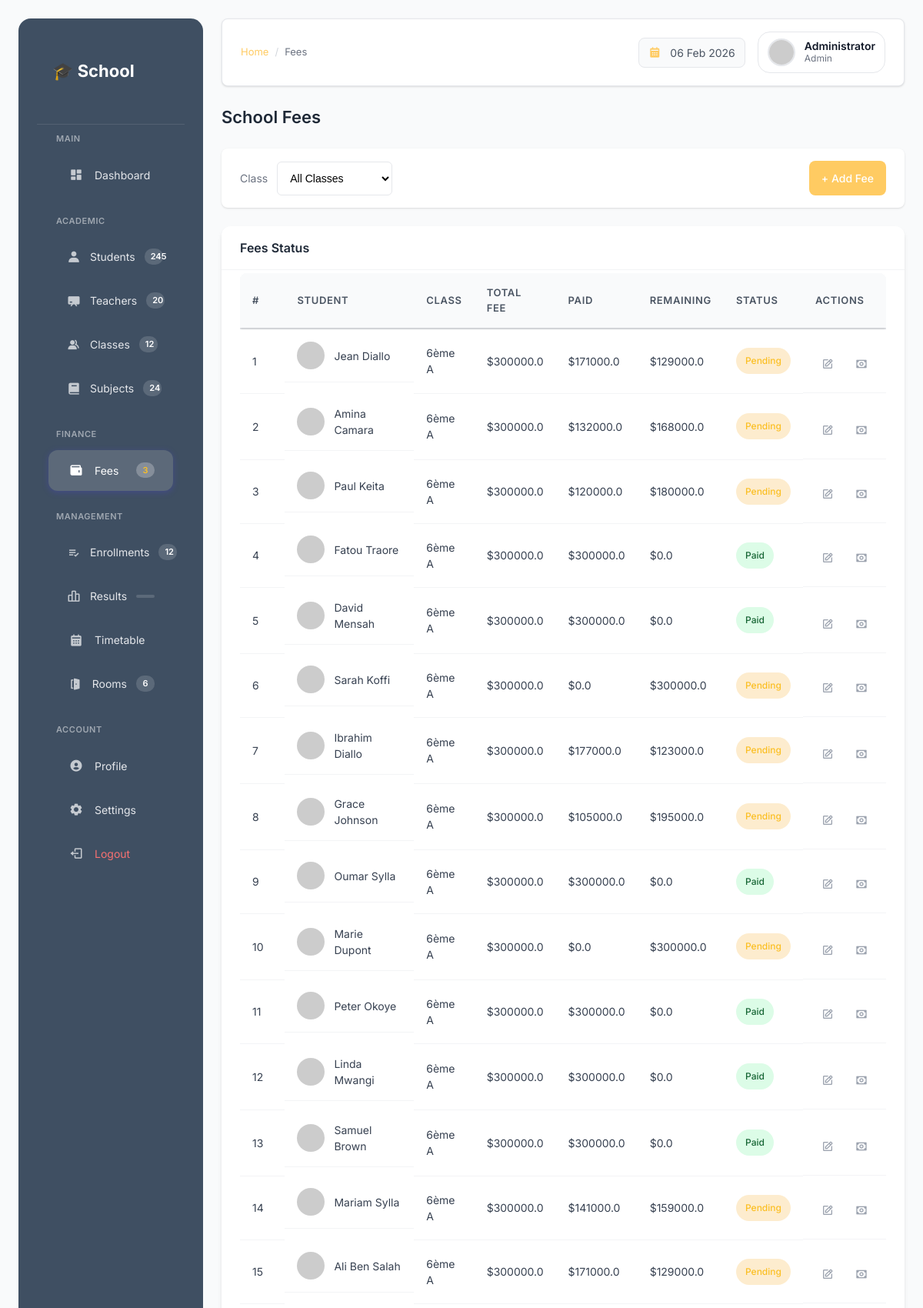
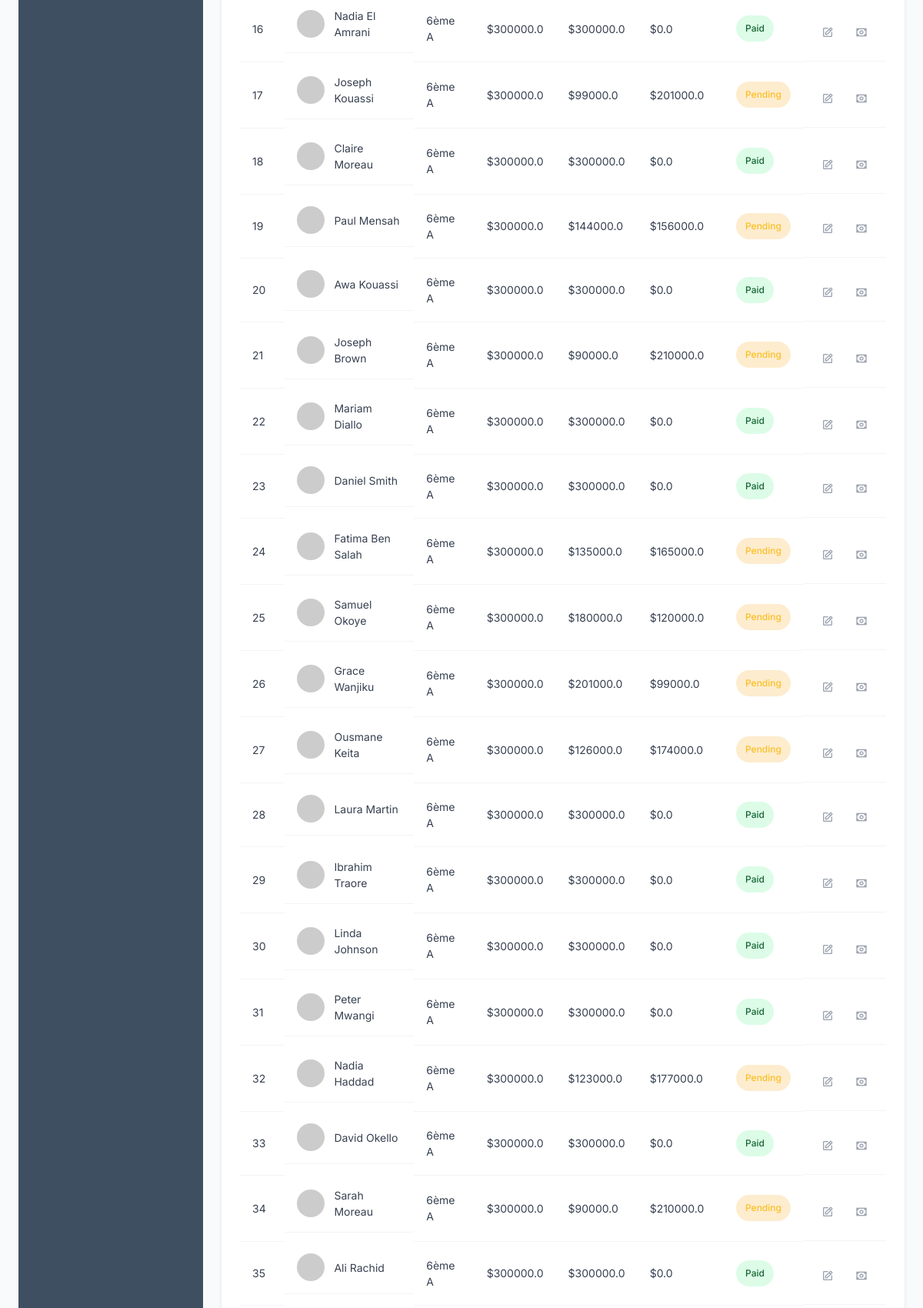
Page /fees (signed in, upper part) on the committed database (2 pictures, top to bottom).
### tables this page shows
CREATE TABLE fees (
    id INTEGER PRIMARY KEY AUTOINCREMENT,
    student_id INTEGER NOT NULL,
    class_id INTEGER NOT NULL,
    total_fee REAL NOT NULL,
    amount_paid REAL DEFAULT 0,
    payment_mode TEXT,
    status TEXT DEFAULT 'Unpaid',

    FOREIGN KEY(student_id) REFERENCES students(id),
    FOREIGN KEY(class_id) REFERENCES classes(id)
);

CREATE TABLE students (
    id INTEGER PRIMARY KEY AUTOINCREMENT,
    name TEXT NOT NULL,
    matricule TEXT UNIQUE NOT NULL,
    date_of_birth TEXT,
    gender TEXT
);

CREATE TABLE classes (
    id INTEGER PRIMARY KEY AUTOINCREMENT,
    name TEXT NOT NULL,
    level TEXT NOT NULL
);

### app.py (the view)
@app.route("/fees")
@login_required
def fees():
    conn = get_db_connection()
    fees_data = conn.execute("""
        SELECT f.id,
               s.name AS student_name,
               s.id as student_id,
               c.name AS class_name,
               f.total_fee,
               f.amount_paid,
               (f.total_fee - f.amount_paid) AS remaining,
               f.payment_mode,
               f.status
        FROM fees f
        JOIN students s ON f.student_id = s.id
        JOIN classes c ON f.class_id = c.id
    """).fetchall()
    classes_list = conn.execute("SELECT id, name FROM classes").fetchall()
    conn.close()
    return render_template("fees.html",
                         fees=fees_data,
                         classes=classes_list,
                         page_title="Fees",
                         page_heading="Fees")

### app.py (called while the page is built)
def get_db_connection():
    conn = sqlite3.connect(DB_PATH)
    conn.row_factory = sqlite3.Row
    return conn

def login_required(f):
    @wraps(f)
    def decorated_function(*args, **kwargs):
        if not session.get("admin_logged_in"):
            return redirect(url_for("login"))
        return f(*args, **kwargs)
    return decorated_function

@app.context_processor
def inject_date():
    return {"current_date": datetime.now().strftime("%d %b %Y")}

### templates/fees.html (shortened to what this page needs)
{% extends "base.html" %}
{% block breadcrumb %}Fees{% endblock %}
{% block content %}
<div class="page-header">
    <h2>School Fees</h2>
</div>
<div class="filter-bar">
    <div class="filter-group">
        <label>Class</label>
        <select>
            <option>All Classes</option>
        </select>
    </div>
    <a href="{{ url_for('add_fee') }}" class="btn btn-primary">
    + Add Fee
    </a>
</div>
<div class="card">
    <div class="card-header">
        Fees Status
    </div>
    <div class="card-body">
        <div class="table-container">
        <table class="table">
            <thead>
                <tr>
                    <th>#</th>
                    <th>Student</th>
                    <th>Class</th>
                    <th>Total Fee</th>
                    <th>Paid</th>
                    <th>Remaining</th>
                    <th>Status</th>
                    <th class="text-right">Actions</th>
                </tr>
            </thead>
            <tbody>
                {% for fee in fees %}
                <tr>
                    <td>{{ fee.id }}</td>
                    <td class="user-cell">
                        <img src="https://i.pravatar.cc/40?u={{ fee.student_id }}"
                             alt="{{ fee.student_name }}">
                        <span>{{ fee.student_name }}</span>
                    </td>
                    <td>{{ fee.class_name }}</td>
                    <td>${{ fee.total_fee }}</td>
                    <td>${{ fee.amount_paid }}</td>
                    <td>${{ fee.remaining }}</td>
                    <td>
                        {% if fee.remaining == 0 %}
                            <span class="badge badge-success">Paid</span>
                        {% else %}
                            <span class="badge badge-warning">Pending</span>
                        {% endif %}
                    </td>
                    <td class="action-icons">
                        <a href="{{ url_for('edit_fee', id=fee.id) }}"
                           class="edit" title="Edit">
                            <i class='bx bx-edit'></i>
                        </a>
                        <a href="{{ url_for('add_fee') }}?student_id={{ fee.student_id }}"
                            class="payment" title="Add Fee">
                            <i class='bx bx-money'></i>
                        </a>
                    </td>
                </tr>
                {% endfor %}
            </tbody>
        </table>
    </div>
</div>
{% endblock %}

### static/css/main.css (style rules this page uses)
:root { --primary: #ffcb62; --primary-dark: #1e4fd8; --primary-light: #3b82f6; --login-primary: #ffd98e; --login-bg: #102032; --login-gradient: radial-gradient(ellipse at top left, #283647, #102032); --secondary: #10b981; --danger: #ef4444; --warning: #f59e0b; --info: #0ea5e9; --dark: #111827; --gray-900: #1f2937; --gray-800: #374151; --gray-700: #4b5563; --gray-600: #6b7280; --gray-500: #9ca3af; --gray-400: #d1d5db; --gray-300: #e5e7eb; --gray-200: #f3f4f6; --gray-100: #f9fafb; --white: #ffffff; --sidebar-bg: #3f4f62; --sidebar-text: #e5e7eb; --sidebar-hover: rgba(255, 255, 255, 0.15); --space-xs: 0.5rem; --space-sm: 0.75rem; --space-md: 1rem; --space-lg: 1.5rem; --space-xl: 2rem; --radius-sm: 0.375rem; --radius: 0.5rem; --radius-md: 0.75rem; --radius-lg: 1rem; --shadow-sm: 0 1px 2px 0 rgb(0 0 0 / 0.05); --shadow: 0 1px 3px 0 rgb(0 0 0 / 0.1), 0 1px 2px -1px rgb(0 0 0 / 0.1); --shadow-md: 0 4px 6px -1px rgb(0 0 0 / 0.1), 0 2px 4px -2px rgb(0 0 0 / 0.1); --shadow-lg: 0 10px 15px -3px rgb(0 0 0 / 0.1), 0 4px 6px -4px rgb(0 0 0 / 0.1); }
* { margin: 0; padding: 0; box-sizing: border-box; }
body { font-family: "Inter", "Segoe UI", sans-serif; background: var(--gray-100); color: var(--gray-800); line-height: 1.5; }
.page-header { display: flex; justify-content: space-between; align-items: center; margin-bottom: var(--space-lg); }
.page-header h2 { font-size: 1.375rem; font-weight: 600; color: var(--gray-900); }
.btn { display: inline-flex; align-items: center; gap: var(--space-xs); padding: var(--space-sm) var(--space-md); border-radius: var(--radius); font-size: 0.875rem; font-weight: 500; border: none; cursor: pointer; transition: all 0.2s ease; text-decoration: none; font-family: inherit; }
.btn-primary { background: var(--primary); color: var(--white); }
.card { background: var(--white); border-radius: var(--radius-md); box-shadow: var(--shadow-md); margin-bottom: var(--space-lg); overflow: hidden; }
.card-header { padding: var(--space-md) var(--space-lg); font-size: 1rem; font-weight: 600; border-bottom: 1px solid var(--gray-200); color: var(--gray-900); }
.card-body { padding: var(--space-lg); }
.filter-bar { display: flex; align-items: center; justify-content: space-between; gap: var(--space-sm); padding: var(--space-md) var(--space-lg); margin-bottom: var(--space-lg); background: var(--white); border-radius: var(--radius); box-shadow: var(--shadow); }
.filter-group { display: flex; align-items: center; gap: var(--space-sm); }
.filter-group label { font-size: 0.875rem; color: var(--gray-600); white-space: nowrap; }
.filter-group select, .filter-group input { padding: var(--space-sm); border-radius: var(--radius-sm); border: 1px solid var(--gray-300); font-size: 0.875rem; min-width: 150px; background: var(--white); }
.table { width: 100%; border-collapse: collapse; font-size: 0.875rem; }
.table thead { background: var(--gray-100); }
.table th { text-align: left; font-weight: 600; color: var(--gray-700); padding: var(--space-md); border-bottom: 2px solid var(--gray-300); font-size: 0.8125rem; text-transform: uppercase; letter-spacing: 0.05em; }
.table td { padding: var(--space-md); color: var(--gray-800); border-bottom: 1px solid var(--gray-200); }
.user-cell { display: flex; align-items: center; gap: var(--space-sm); }
.user-cell img { width: 36px; height: 36px; border-radius: 50%; object-fit: cover; }
.badge { display: inline-block; padding: var(--space-xs) var(--space-sm); font-size: 0.75rem; font-weight: 500; border-radius: 999px; text-align: center; }
.badge-success { background: #dcfce7; color: #166534; }
.badge-warning { background: #fef3c7; color: #92400e; }
.action-icons { display: flex; gap: var(--space-sm); }
.action-icons a { color: var(--gray-500); text-decoration: none; font-size: 1rem; transition: color 0.2s; padding: var(--space-xs); border-radius: var(--radius-sm); }
.badge-warning { background: rgba(245, 158, 11, 0.2); color: #fbbf24; }
.table-container { max-height: 600px; overflow-y: auto; border: 0px solid var(--gray-300); border-radius: var(--radius); margin-top: -20px; }
.table-container table { margin-bottom: 0; }
.table-container thead { position: sticky; top: 0; background: var(--gray-100); z-index: 10; box-shadow: 0 2px 2px -1px rgba(0,0,0,0.1); }
.table-container { max-height: calc(100vh - 300px); min-height: 770px; overflow-y: auto; }

### rows in the picture
fees: id "1", student_name "Jean Diallo", class_name "6ème A", total_fee "300000.0", amount_paid "171000.0", remaining "129000.0", shows "Pending"
fees: id "2", student_name "Amina Camara", class_name "6ème A", total_fee "300000.0", amount_paid "132000.0", remaining "168000.0", shows "Pending"
fees: id "3", student_name "Paul Keita", class_name "6ème A", total_fee "300000.0", amount_paid "120000.0", remaining "180000.0", shows "Pending"
fees: id "4", student_name "Fatou Traore", class_name "6ème A", total_fee "300000.0", amount_paid "300000.0", remaining "0.0", shows "Paid"
fees: id "5", student_name "David Mensah", class_name "6ème A", total_fee "300000.0", amount_paid "300000.0", remaining "0.0", shows "Paid"
fees: id "6", student_name "Sarah Koffi", class_name "6ème A", total_fee "300000.0", amount_paid "0.0", remaining "300000.0", shows "Pending"
fees: id "7", student_name "Ibrahim Diallo", class_name "6ème A", total_fee "300000.0", amount_paid "177000.0", remaining "123000.0", shows "Pending"
fees: id "8", student_name "Grace Johnson", class_name "6ème A", total_fee "300000.0", amount_paid "105000.0", remaining "195000.0", shows "Pending"
fees: id "9", student_name "Oumar Sylla", class_name "6ème A", total_fee "300000.0", amount_paid "300000.0", remaining "0.0", shows "Paid"
fees: id "10", student_name "Marie Dupont", class_name "6ème A", total_fee "300000.0", amount_paid "0.0", remaining "300000.0", shows "Pending"
fees: id "11", student_name "Peter Okoye", class_name "6ème A", total_fee "300000.0", amount_paid "300000.0", remaining "0.0", shows "Paid"
fees: id "12", student_name "Linda Mwangi", class_name "6ème A", total_fee "300000.0", amount_paid "300000.0", remaining "0.0", shows "Paid"
fees: id "13", student_name "Samuel Brown", class_name "6ème A", total_fee "300000.0", amount_paid "300000.0", remaining "0.0", shows "Paid"
fees: id "14", student_name "Mariam Sylla", class_name "6ème A", total_fee "300000.0", amount_paid "141000.0", remaining "159000.0", shows "Pending"
fees: id "15", student_name "Ali Ben Salah", class_name "6ème A", total_fee "300000.0", amount_paid "171000.0", remaining "129000.0", shows "Pending"
fees: id "16", student_name "Nadia El Amrani", class_name "6ème A", total_fee "300000.0", amount_paid "300000.0", remaining "0.0", shows "Paid"
fees: id "17", student_name "Joseph Kouassi", class_name "6ème A", total_fee "300000.0", amount_paid "99000.0", remaining "201000.0", shows "Pending"
fees: id "18", student_name "Claire Moreau", class_name "6ème A", total_fee "300000.0", amount_paid "300000.0", remaining "0.0", shows "Paid"
fees: id "19", student_name "Paul Mensah", class_name "6ème A", total_fee "300000.0", amount_paid "144000.0", remaining "156000.0", shows "Pending"
fees: id "20", student_name "Awa Kouassi", class_name "6ème A", total_fee "300000.0", amount_paid "300000.0", remaining "0.0", shows "Paid"
fees: id "21", student_name "Joseph Brown", class_name "6ème A", total_fee "300000.0", amount_paid "90000.0", remaining "210000.0", shows "Pending"
fees: id "22", student_name "Mariam Diallo", class_name "6ème A", total_fee "300000.0", amount_paid "300000.0", remaining "0.0", shows "Paid"
fees: id "23", student_name "Daniel Smith", class_name "6ème A", total_fee "300000.0", amount_paid "300000.0", remaining "0.0", shows "Paid"
fees: id "24", student_name "Fatima Ben Salah", class_name "6ème A", total_fee "300000.0", amount_paid "135000.0", remaining "165000.0", shows "Pending"
fees: id "25", student_name "Samuel Okoye", class_name "6ème A", total_fee "300000.0", amount_paid "180000.0", remaining "120000.0", shows "Pending"
fees: id "26", student_name "Grace Wanjiku", class_name "6ème A", total_fee "300000.0", amount_paid "201000.0", remaining "99000.0", shows "Pending"
fees: id "27", student_name "Ousmane Keita", class_name "6ème A", total_fee "300000.0", amount_paid "126000.0", remaining "174000.0", shows "Pending"
fees: id "28", student_name "Laura Martin", class_name "6ème A", total_fee "300000.0", amount_paid "300000.0", remaining "0.0", shows "Paid"
fees: id "29", student_name "Ibrahim Traore", class_name "6ème A", total_fee "300000.0", amount_paid "300000.0", remaining "0.0", shows "Paid"
fees: id "30", student_name "Linda Johnson", class_name "6ème A", total_fee "300000.0", amount_paid "300000.0", remaining "0.0", shows "Paid"
fees: id "31", student_name "Peter Mwangi", class_name "6ème A", total_fee "300000.0", amount_paid "300000.0", remaining "0.0", shows "Paid"
fees: id "32", student_name "Nadia Haddad", class_name "6ème A", total_fee "300000.0", amount_paid "123000.0", remaining "177000.0", shows "Pending"
fees: id "33", student_name "David Okello", class_name "6ème A", total_fee "300000.0", amount_paid "300000.0", remaining "0.0", shows "Paid"
fees: id "34", student_name "Sarah Moreau", class_name "6ème A", total_fee "300000.0", amount_paid "90000.0", remaining "210000.0", shows "Pending"
fees: id "35", student_name "Ali Rachid", class_name "6ème A", total_fee "300000.0", amount_paid "300000.0", remaining "0.0", shows "Paid"

### other values in the picture
{{ session.get('user_name', 'Administrator') }} "Administrator"
{{ session.get('user_role', 'Admin') }} "Admin"
